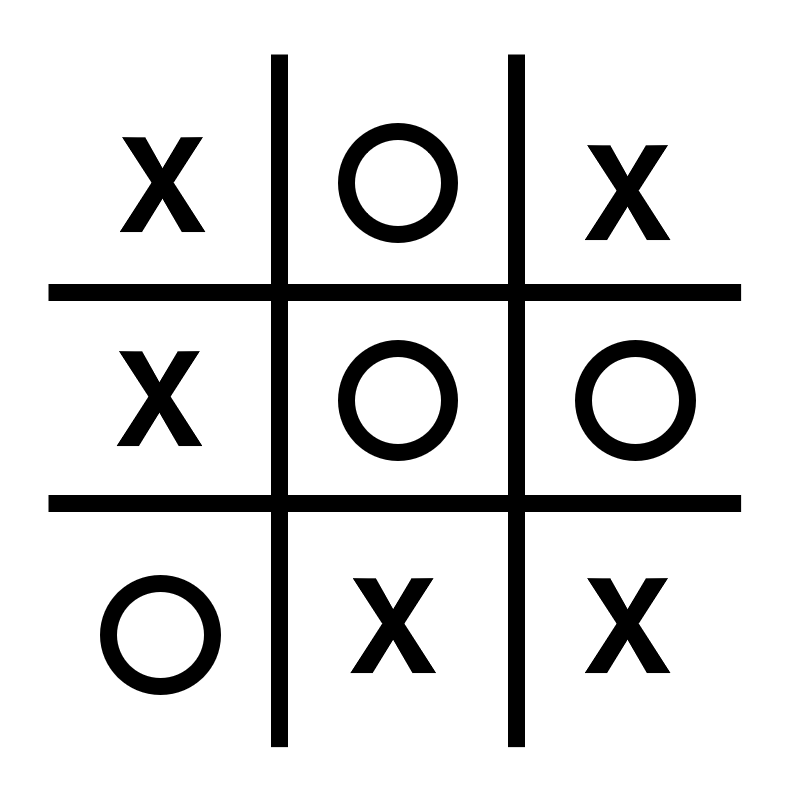
#> input picture s9a.png, 787 x 807 px, found by its file name
$ python image_processor.py
#> lines starting #> are read from the running program, lines starting #| are printed output that depends on the picture; after the words box and inside, x2 and y2 are one past the last pixel; in counts of white or black regions, pixels touching at a corner belong together
import math

import cv2
import numpy as np
import matplotlib.pyplot as plt

from properties import GlobalProperties
from math import inf as infinity

HUMAN = -1
COMP = +1

# [129 lines left out: functions main_cgpt, wins, game_over, empty_cells, evaluate, minimax, not called in this run]

def main():
    global squares
    global hlines
    global vlines
    global binary
    global state
    global x
    global y

    # board = [
    #     [0, 0, 0],
    #     [0, 0, 0],
    #     [0, 0, 0],
    # ]

    # 1. Load the image
    image = cv2.imread('s9a.png')
#> image is the input picture: shape (807, 787, 3); min 0, max 255, mean 220.1
    if image is None:
        raise FileNotFoundError("Image not found: out2.png")

    gray = cv2.cvtColor(image, cv2.COLOR_BGR2GRAY)
    _, binary = cv2.threshold(gray, 127, 255, cv2.THRESH_BINARY)
#> binary: shape (807, 787); 86.3% white; 10 black regions, largest, box (x1, y1, x2, y2) and area: (49, 55, 741, 747) 45900, (575, 340, 696, 461) 5556, (338, 340, 458, 461) 5526

    squares, (hlines, vlines) = split_to_squares(binary)
#> in _get_lines, `dltd = cv2.dilate(frame, kernel, iterations=1)`:
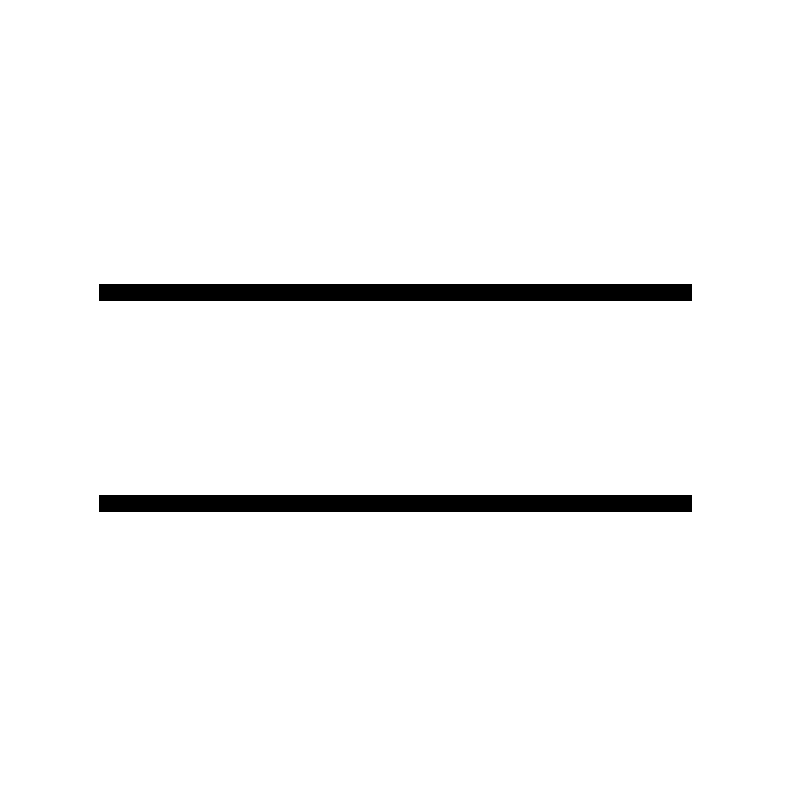
#> dltd: shape (807, 787); 96.8% white; 2 black regions, box (x1, y1, x2, y2) and area: (99, 284, 692, 301) 10081, (99, 495, 692, 512) 10081
#> in _get_lines, `lines = cv2.HoughLines(255 - dltd, 1, np.pi / 180, GlobalProperties.li..`: lines = 187 rows, first 8: [297, 1.55], [512, 1.55], [286, 1.59], [507, 1.55], [284, 1.57], [495, 1.57], [282, 1.59], [493, 1.59]
#> in _filter_lines, `threshold = 200`: threshold = 200
#> the loop in _filter_lines, `for l in lines:` made 187 passes
#> l on passes 1 to 3: 297, 512, 286
#> after the loop in _filter_lines, `for l in lines:`: res = [297, 512]
#| [297, 512]
#> in split_to_squares, `hlines = [0] + _filter_lines(_get_lines(frame, hkernel)) + [frame.shap..`: hlines = [0, 297, 512, 806]
#> in _get_lines (call 2), `dltd = cv2.dilate(frame, kernel, iterations=1)`:
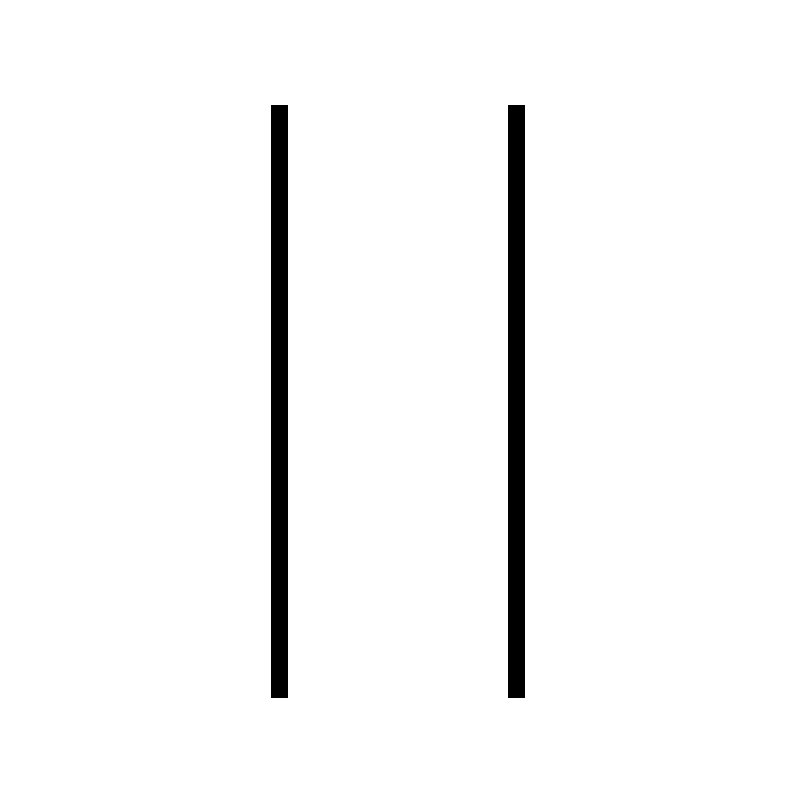
#> dltd: shape (807, 787); 96.8% white; 2 black regions, box (x1, y1, x2, y2) and area: (271, 105, 288, 698) 10081, (508, 105, 525, 698) 10081
#> in _get_lines (call 2), `lines = cv2.HoughLines(255 - dltd, 1, np.pi / 180, GlobalProperties.li..`: lines = 156 rows, first 8: [285, 0.0175], [-511, 3.12], [-272, 3.12], [271, 0], [508, 0], [-275, 3.12], [294, 0.0349], [529, 0.0349]
#> the loop in _filter_lines (call 2), `for l in lines:` made 156 passes
#> l on passes 1 to 3: 285, 511, 272
#| [285, 511]
#> in split_to_squares, `vlines = [0] + _filter_lines(_get_lines(frame, vkernel)) + [frame.shap..`: vlines = [0, 285, 511, 786]
#> the loop in split_to_squares, `for i in range(1, len(hlines)):` made 3 passes
#> after the loop in split_to_squares, `for i in range(1, len(hlines)):`: res = 3 items
#> squares = 3 items; hlines = [0, 297, 512, 806]; vlines = [0, 285, 511, 786]

    rows = len(squares)
#> rows = 3
    cols = len(squares[0]) if rows > 0 else 0
#> cols = 3

    plt.figure(figsize=(cols * 2, rows * 2))  # adjust size as needed

    for i in range(rows):
        for j in range(cols):
            plt.subplot(rows, cols, i * cols + j + 1)
            plt.imshow(squares[i][j], cmap='gray')
            plt.axis('off')
            plt.title(f'[{i},{j}]')

    plt.suptitle("Grid Cells")
    plt.tight_layout()
    plt.show()
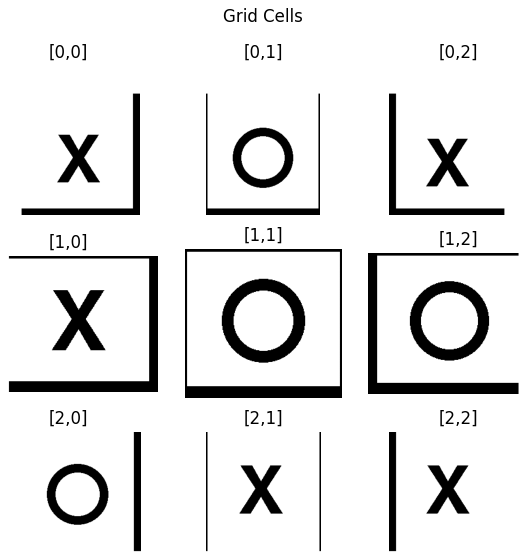
#> figure drawn by matplotlib, 9 panels

    state = []
    for row in squares:
        state.append([])
        for column in row:
            state[-1].append(recognize_shape(column))
#> this loop made 3 passes
#> pass 1, in _is_cross (call 2), `pframe = _pad_image(frame, 20)`:
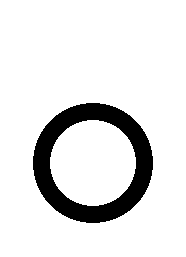
#> pframe: shape (257, 186); 88.5% white; 1 black region, box (x1, y1, x2, y2) and area: (33, 103, 153, 223) 5496
#> pass 1, in _is_cross (call 3), `pframe = _pad_image(frame, 20)`:
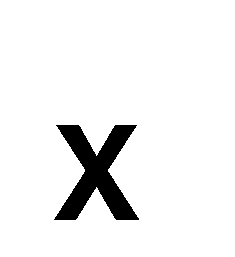
#> pframe: shape (257, 235); 93.7% white; 1 black region, box (x1, y1, x2, y2) and area: (54, 125, 139, 220) 3803
#> pass 2, in _is_cross (call 4), `pframe = _pad_image(frame, 20)`:
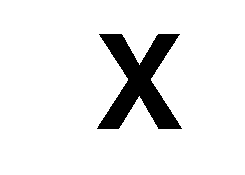
#> pframe: shape (175, 245); 91.1% white; 1 black region, box (x1, y1, x2, y2) and area: (97, 34, 182, 129) 3804
#> after the loop:
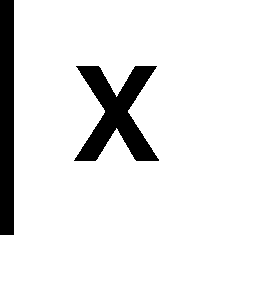
#> column: shape (294, 275); 91.2% white; 2 black regions, box (x1, y1, x2, y2) and area: (74, 66, 159, 161) 3803, (0, 0, 14, 235) 3290
#> after the loop, state = [[-1, 1, -1], [-1, 1, 1], [1, -1, -1]]

    # [4 lines of commented-out code are left out]

    print(f"Detected {len(hlines)-1} rows and {len(vlines)-1} columns.")
#| Detected 3 rows and 3 columns.

# [4 lines left out: function to_binary_color, not called in this run]

def _get_lines(frame, kernel):
    global dltd
    global lines
    dltd = cv2.dilate(frame, kernel, iterations=1)
    plt.imshow(dltd, cmap='gray')
    plt.title("Dilated Image")
    plt.axis('off')
    plt.show()
    lines = cv2.HoughLines(255 - dltd, 1, np.pi / 180, GlobalProperties.line_votes)
    return [] if lines is None else np.array([abs(l[0][0]) for l in lines])


def _filter_lines(lines):
    # threshold = GlobalProperties.line_space_threshold
    threshold = 200
    res = []
    for l in lines:
        take = True
        for lr in res:
            if abs(l - lr) < threshold:
                take = False

        if take:
            res.append(int(l))
    print(res)
    return res


def split_to_squares(frame):
    hkernel = np.ones((1, 100))
    vkernel = np.ones((100, 1))
    hlines = [0] + _filter_lines(_get_lines(frame, hkernel)) + [frame.shape[0] - 1]
    vlines = [0] + _filter_lines(_get_lines(frame, vkernel)) + [frame.shape[1] - 1]
    hlines.sort()
    vlines.sort()
    res = []
    for i in range(1, len(hlines)):
        res.append([])
        for j in range(1, len(vlines)):
            res[-1].append(frame[hlines[i - 1]:hlines[i], vlines[j - 1]:vlines[j]])
    return res, (hlines, vlines)


def _is_circle(frame):
    if np.all(frame == 0):
        return False
    circ = cv2.HoughCircles(frame, cv2.HOUGH_GRADIENT, 1, 20,
                            param1=50, param2=25, minRadius=0, maxRadius=0)
    return circ is not None and len(circ) == 1


def _pad_image(frame, padding=40):
    sh = frame.shape
    return frame[padding:sh[0] - padding, padding:sh[1] - padding]


# [4 lines left out: function _is_empty, not called in this run]


def _filter_cross_lines(lines):
    if lines is None:
        return []
    threshold = 0.35
    min = GlobalProperties.min_cross_angle  # minimal angle
    max = GlobalProperties.max_cross_angle  # maximal angle
    res = []
    for l in lines:
        ang = l[0][1] if l[0][1] < math.pi/2 else math.pi - l[0][1]
        if ang < min or ang > max:
            continue
        toadd = True
        for r in res:
            if abs(r - l[0][1]) < threshold:
                toadd = False
        if toadd:
            res.append(l[0][1])
    return res


def _is_cross(frame):
    if np.all(frame == 0):
        return False
    pframe = _pad_image(frame, 20)
    lines = cv2.HoughLines(255 - pframe, 1, np.pi / 180, 120)
    # cv2.imshow('frame2', pframe)
    # print(lines)
    # print(_filter_cross_lines(lines))
    return len(_filter_cross_lines(lines)) == 2

# [6 lines of commented-out code are left out]
def recognize_shape(frame):
    if _is_cross(frame):
        return -1
    if _is_circle(frame):
        return 1
    return 0
# [6 lines of commented-out code are left out]

if __name__ == "__main__":
    main()

$ run again, with s1a.png copied over s9a.png
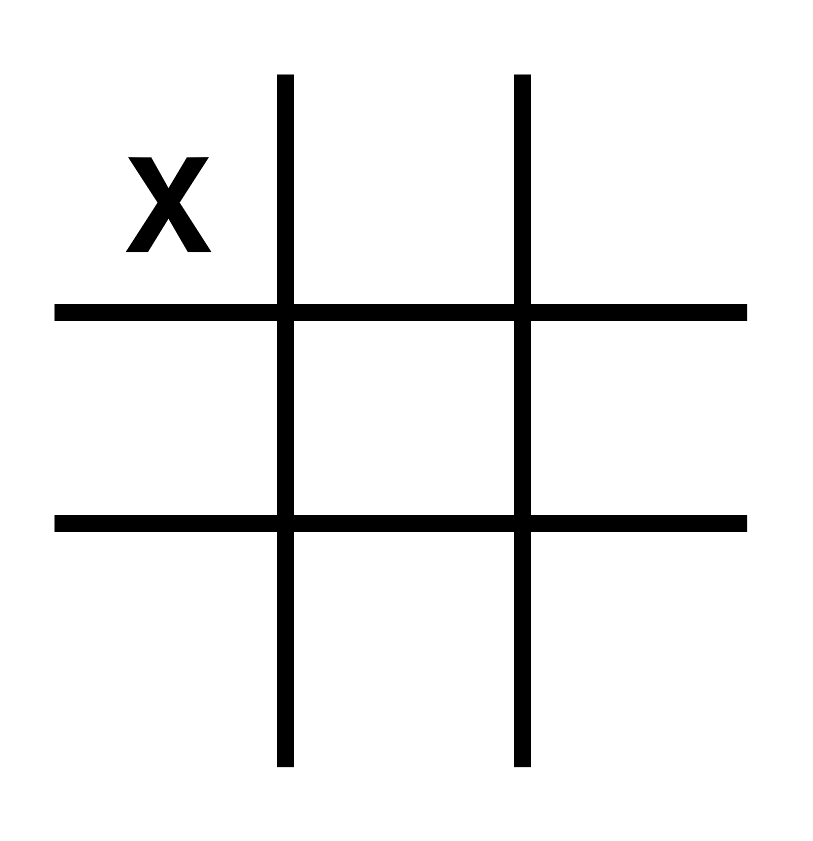
#> input picture s1a.png, 813 x 841 px, found by its file name
#> in main, image is the input picture: shape (841, 813, 3); min 0, max 255, mean 236.4
#> binary: shape (841, 813); 92.7% white; 2 black regions, box (x1, y1, x2, y2) and area: (55, 75, 747, 767) 45900, (126, 157, 211, 252) 3804
#> in _get_lines, `dltd = cv2.dilate(frame, kernel, iterations=1)`:
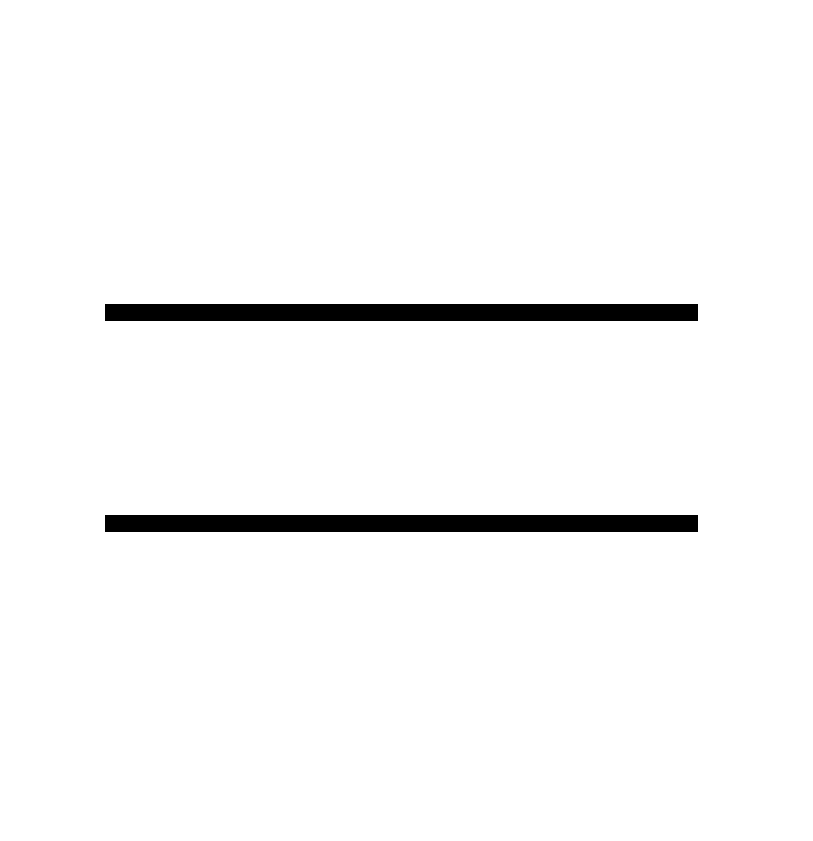
#> dltd: shape (841, 813); 97.1% white; 2 black regions, box (x1, y1, x2, y2) and area: (105, 304, 698, 321) 10081, (105, 515, 698, 532) 10081
#> lines = 182 rows, first 8: [516, 1.59], [317, 1.55], [303, 1.59], [527, 1.55], [304, 1.57], [515, 1.57], [513, 1.59], [325, 1.54]
#> in _filter_lines, `threshold = 200`: threshold = 200
#> the loop in _filter_lines, `for l in lines:` made 182 passes
#> l on passes 1 to 3: 516, 317, 303
#> after the loop in _filter_lines, `for l in lines:`: res = [516, 303]
#| [516, 303]
#> in split_to_squares, `hlines = [0] + _filter_lines(_get_lines(frame, hkernel)) + [frame.shap..`: hlines = [0, 516, 303, 840]
#> dltd: shape (841, 813); 97.1% white; 2 black regions, box (x1, y1, x2, y2) and area: (277, 125, 294, 718) 10081, (514, 125, 531, 718) 10081
#> lines = 160 rows, first 8: [529, 0.0175], [277, 0], [514, 0], [-517, 3.12], [-280, 3.12], [300, 0.0349], [535, 0.0349], [-508, 3.11]
#> the loop in _filter_lines (call 2), `for l in lines:` made 160 passes
#> l on passes 1 to 3: 529, 277, 514
#| [529, 277]
#> in split_to_squares, `vlines = [0] + _filter_lines(_get_lines(frame, vkernel)) + [frame.shap..`: vlines = [0, 529, 277, 812]
#> the loop in split_to_squares, `for i in range(1, len(hlines)):` made 3 passes
#> after the loop in split_to_squares, `for i in range(1, len(hlines)):`: res = 3 items
#> in main, `squares, (hlines, vlines) = split_to_squares(binary)`: hlines = [0, 303, 516, 840]; vlines = [0, 277, 529, 812]
#> rows = 3
#> the loop in main, `for row in squares:` made 3 passes
#> after the loop in main, `for row in squares:`:
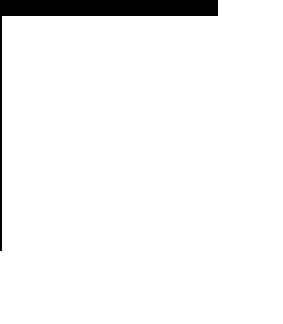
#> column: shape (324, 283); 95.7% white; 1 black region, box (x1, y1, x2, y2) and area: (0, 0, 218, 251) 3958
#> after the loop in main, `for row in squares:`: state = [[-1, 0, 0], [0, 0, 0], [0, 0, 0]]
#| Detected 3 rows and 3 columns.
